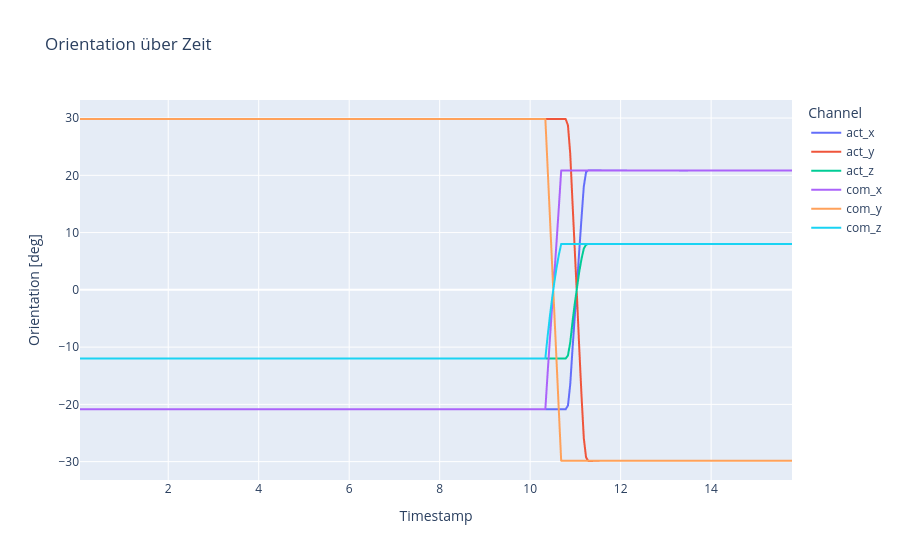

Notebook cell for this chart:
### Markdown cell above
Plot angles

### Code cell
# 1) DataFrame anlegen
df = pd.DataFrame({
    'timestamp': timestamps,
    'act_x': rpy_act[:, 0],
    'act_y': rpy_act[:, 1],
    'act_z': rpy_act[:, 2],
    'com_x': rpy_com[:, 0],
    'com_y': rpy_com[:, 1],
    'com_z': rpy_com[:, 2],
})

# 1) In Long-Form umwandeln
df_long = df.melt(
    id_vars='timestamp',
    value_vars=df.columns[1:],
    var_name='Channel',
    value_name='Orientation [deg]'
)

# 2) Plot bauen
fig = px.line(
    df_long,
    x='timestamp',
    y='Orientation [deg]',
    color='Channel',
    title="Orientation über Zeit",
    labels={'timestamp': 'Timestamp'}
)

# 3) Achsen anpassen
fig.update_xaxes(
    tickformat="%H:%M:%S\n%d-%m-%Y",
)

fig.show()

### Figure 1 — Plotly figure (JSON) as saved in the notebook; plotly's stock layout.template omitted (floating-point values rounded to 4 significant figures; data arrays with more than 128 entries replaced by an {"elided": "..."} marker saying what was removed)
{"data": [{"hovertemplate": "Channel=act_x<br>Timestamp=%{x}<br>Orientation [deg]=%{y}<extra></extra>", "legendgroup": "act_x", "line": {"color": "#636efa", "dash": "solid"}, "marker": {"symbol": "circle"}, "mode": "lines", "name": "act_x", "showlegend": true, "type": "scattergl", "x": {"elided": "311 float values"}, "xaxis": "x", "y": {"elided": "311 float values"}, "yaxis": "y"}, {"hovertemplate": "Channel=act_y<br>Timestamp=%{x}<br>Orientation [deg]=%{y}<extra></extra>", "legendgroup": "act_y", "line": {"color": "#EF553B", "dash": "solid"}, "marker": {"symbol": "circle"}, "mode": "lines", "name": "act_y", "showlegend": true, "type": "scattergl", "x": {"elided": "311 float values"}, "xaxis": "x", "y": {"elided": "311 float values"}, "yaxis": "y"}, {"hovertemplate": "Channel=act_z<br>Timestamp=%{x}<br>Orientation [deg]=%{y}<extra></extra>", "legendgroup": "act_z", "line": {"color": "#00cc96", "dash": "solid"}, "marker": {"symbol": "circle"}, "mode": "lines", "name": "act_z", "showlegend": true, "type": "scattergl", "x": {"elided": "311 float values"}, "xaxis": "x", "y": {"elided": "311 float values"}, "yaxis": "y"}, {"hovertemplate": "Channel=com_x<br>Timestamp=%{x}<br>Orientation [deg]=%{y}<extra></extra>", "legendgroup": "com_x", "line": {"color": "#ab63fa", "dash": "solid"}, "marker": {"symbol": "circle"}, "mode": "lines", "name": "com_x", "showlegend": true, "type": "scattergl", "x": {"elided": "311 float values"}, "xaxis": "x", "y": {"elided": "311 float values"}, "yaxis": "y"}, {"hovertemplate": "Channel=com_y<br>Timestamp=%{x}<br>Orientation [deg]=%{y}<extra></extra>", "legendgroup": "com_y", "line": {"color": "#FFA15A", "dash": "solid"}, "marker": {"symbol": "circle"}, "mode": "lines", "name": "com_y", "showlegend": true, "type": "scattergl", "x": {"elided": "311 float values"}, "xaxis": "x", "y": {"elided": "311 float values"}, "yaxis": "y"}, {"hovertemplate": "Channel=com_z<br>Timestamp=%{x}<br>Orientation [deg]=%{y}<extra></extra>", "legendgroup": "com_z", "line": {"color": "#19d3f3", "dash": "solid"}, "marker": {"symbol": "circle"}, "mode": "lines", "name": "com_z", "showlegend": true, "type": "scattergl", "x": {"elided": "311 float values"}, "xaxis": "x", "y": {"elided": "311 float values"}, "yaxis": "y"}], "layout": {"legend": {"title": {"text": "Channel"}, "tracegroupgap": 0}, "title": {"text": "Orientation über Zeit"}, "xaxis": {"anchor": "y", "domain": [0, 1], "tickformat": "%H:%M:%S\n%d-%m-%Y", "title": {"text": "Timestamp"}}, "yaxis": {"anchor": "x", "domain": [0, 1], "title": {"text": "Orientation [deg]"}}}}
